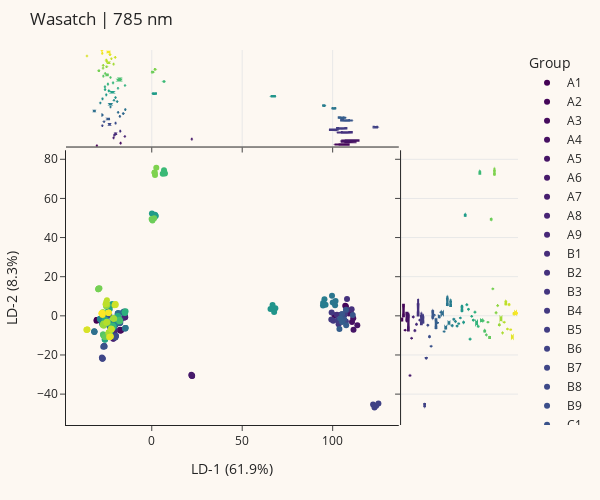

This figure's notebook cell:
### Code cell
import plotly.express as px
import numpy as np
import pandas as pd
from sklearn.discriminant_analysis import LinearDiscriminantAnalysis



# Set number of LDA components
num_lda_components = 2

# Define groups and group labels
group_labels = {well:i for i, well in enumerate(chlamy_dataframe.well_ID.unique())}

# Filter DataFrame for Wasatch 785 nm group
instrument = "wasatch"
wavelength_nm = 785
grp = chlamy_dataframe.query("instrument == @instrument & λ_nm == @wavelength_nm")

# Compose training data
X = []
y = []
for _well_ID, label in group_labels.items():
    indices_in_group = grp.query("well_ID == @_well_ID").index.values
    spectra_in_group = [preprocessed_chlamy_spectra[i] for i in indices_in_group]
    for spectrum in spectra_in_group:
        X.append(spectrum.intensities)
        y.append(label)
X = np.array(X)
y = np.array(y)

# Construct, fit, and transform LDA
lda = LinearDiscriminantAnalysis(n_components=num_lda_components)
spectral_components = lda.fit(X, y).transform(X)
variances = lda.explained_variance_ratio_

# Add LDA components to DataFrame for plotting
source = pd.DataFrame(
    {
        "LD-1": spectral_components[:, 0],
        "LD-2": spectral_components[:, 1],
        "label": y,
    }
)
group_labels_inverted = {k: v for v, k in group_labels.items()}
source["Group"] = source["label"].map(group_labels_inverted)

# LDA plot
fig = px.scatter(
    source,
    x="LD-1",
    y="LD-2",
    color="Group",
    color_discrete_map=color_map,
    marginal_x="box",
    marginal_y="box",
)

# Configure plotly layout
fig.update_layout(
    layout,
    title=f"{instrument.capitalize()} | {wavelength_nm} nm",
    xaxis_title=f"LD-1 ({variances[0]:.1%})",
    yaxis_title=f"LD-2 ({variances[1]:.1%})",
    height=500,
    width=600,
    # xaxis={"scaleanchor": "y"},
)
fig.show()
